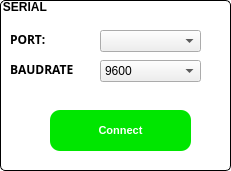
     <widget class="QGroupBox" name="groupBox">
      <property name="enabled">
       <bool>true</bool>
      </property>
      <property name="geometry">
       <rect>
        <x>40</x>
        <y>170</y>
        <width>231</width>
        <height>171</height>
       </rect>
      </property>
      <property name="font">
       <font>
        <pointsize>9</pointsize>
        <weight>75</weight>
        <bold>true</bold>
       </font>
      </property>
      <property name="mouseTracking">
       <bool>false</bool>
      </property>
      <property name="tabletTracking">
       <bool>false</bool>
      </property>
      <property name="acceptDrops">
       <bool>false</bool>
      </property>
      <property name="autoFillBackground">
       <bool>false</bool>
      </property>
      <property name="styleSheet">
       <string notr="true">QGroupBox::title {
    /* Khắc phục lỗi cú pháp: Màu chữ đen */
    color: rgb(0, 0, 0); 
    
    /* ĐẶT NỀN TIÊU ĐỀ TRONG SUỐT */
    background-color: transparent; 
    
    /* Các thuộc tính cần thiết để tiêu đề hiển thị đúng */
    subcontrol-origin: margin;
    subcontrol-position: top left; /* Vị trí tiêu đề (ví dụ: ở giữa trên) */
    padding: 0 1px; /* Đệm xung quanh chữ tiêu đề */
    font-weight: bold;
}

QGroupBox {
    /* Thiết lập khung GroupBox */
    border: 1px solid black;
    border-radius: 5px;
    margin-top: 1.3em; /* Rất quan trọng để chừa chỗ cho tiêu đề */
    background-color: white; /* Màu nền của GroupBox */
    padding: 5px; /* Thêm padding cho nội dung bên trong */
}</string>
      </property>
      <property name="title">
       <string>SERIAL </string>
      </property>
      <property name="flat">
       <bool>false</bool>
      </property>
      <property name="checkable">
       <bool>false</bool>
      </property>
      <widget class="QLabel" name="label_2">
       <property name="geometry">
        <rect>
         <x>10</x>
         <y>30</y>
         <width>94</width>
         <height>18</height>
        </rect>
       </property>
       <property name="font">
        <font>
         <family>Arial,sans-serif</family>
         <pointsize>-1</pointsize>
         <weight>75</weight>
         <bold>true</bold>
        </font>
       </property>
       <property name="styleSheet">
        <string notr="true">QLabel {
    /* 1. Màu chữ (Color) */
    color: #c000000; /* Màu đỏ đô (Hex code) */
    
    /* 2. Cỡ chữ (Font Size) */
    font-size: 12px; /* Kích thước 20 pixels */
    
    /* 3. In đậm (Font Weight) */
    font-weight: bold; /* Làm chữ in đậm */
    
    /* Các tùy chỉnh phông chữ khác (tùy chọn) */
    font-family: &quot;Arial&quot;, sans-serif; /* Đặt kiểu font */
    
    /* Các tùy chỉnh nền (tùy chọn) */
    background-color: transparent; /* Nền trong suốt (mặc định) */
    /* background-color: #fcfcfc; */ /* Nếu muốn có nền màu */
    
    /* Các tùy chỉnh đường viền (tùy chọn) */
    /* border: 1px solid #c0392b; */
    /* border-radius: 4px; */
    /* padding: 5px; */
}</string>
       </property>
       <property name="text">
        <string>PORT: </string>
       </property>
      </widget>
      <widget class="QComboBox" name="comboBox">
       <property name="geometry">
        <rect>
         <x>100</x>
         <y>30</y>
         <width>101</width>
         <height>22</height>
        </rect>
       </property>
       <property name="font">
        <font>
         <pointsize>9</pointsize>
         <weight>50</weight>
         <bold>false</bold>
        </font>
       </property>
      </widget>
      <widget class="QLabel" name="label_3">
       <property name="geometry">
        <rect>
         <x>10</x>
         <y>60</y>
         <width>94</width>
         <height>18</height>
        </rect>
       </property>
       <property name="font">
        <font>
         <family>Arial,sans-serif</family>
         <pointsize>-1</pointsize>
         <weight>75</weight>
         <bold>true</bold>
        </font>
       </property>
       <property name="styleSheet">
        <string notr="true">QLabel {
    /* 1. Màu chữ (Color) */
    color: #c000000; /* Màu đỏ đô (Hex code) */
    
    /* 2. Cỡ chữ (Font Size) */
    font-size: 12px; /* Kích thước 20 pixels */
    
    /* 3. In đậm (Font Weight) */
    font-weight: bold; /* Làm chữ in đậm */
    
    /* Các tùy chỉnh phông chữ khác (tùy chọn) */
    font-family: &quot;Arial&quot;, sans-serif; /* Đặt kiểu font */
    
    /* Các tùy chỉnh nền (tùy chọn) */
    background-color: transparent; /* Nền trong suốt (mặc định) */
    /* background-color: #fcfcfc; */ /* Nếu muốn có nền màu */
    
    /* Các tùy chỉnh đường viền (tùy chọn) */
    /* border: 1px solid #c0392b; */
    /* border-radius: 4px; */
    /* padding: 5px; */
}
</string>
       </property>
       <property name="text">
        <string>BAUDRATE</string>
       </property>
      </widget>
      <widget class="QComboBox" name="comboBox_3">
       <property name="geometry">
        <rect>
         <x>100</x>
         <y>60</y>
         <width>101</width>
         <height>22</height>
        </rect>
       </property>
       <property name="font">
        <font>
         <pointsize>9</pointsize>
         <weight>50</weight>
         <bold>false</bold>
        </font>
       </property>
       <item>
        <property name="text">
         <string>9600</string>
        </property>
       </item>
       <item>
        <property name="text">
         <string>115200</string>
        </property>
       </item>
      </widget>
      <widget class="QPushButton" name="pushButton">
       <property name="geometry">
        <rect>
         <x>50</x>
         <y>110</y>
         <width>141</width>
         <height>41</height>
        </rect>
       </property>
       <property name="font">
        <font>
         <pointsize>-1</pointsize>
         <weight>75</weight>
         <bold>true</bold>
        </font>
       </property>
       <property name="styleSheet">
        <string notr="true">QPushButton {
    /* Trạng thái mặc định */
    background-color: #00E600; /* Màu xanh lá cơ bản */
    color: white;
    border: none;
    padding: 4px 8px;
    border-radius: 10px;
    font-size: 11px;
    font-weight: bold;
    transition: background-color 0.3s ease; /* (Gợi ý: Dùng trong PySide/PyQt, có thể không thấy hiệu ứng trong Designer) */
}

QPushButton:hover {
    /* Khi di chuột qua (mouse hover) */
    background-color: #006600; /* Màu xanh dương đậm hơn */
    border: 2px solid #004085;
    cursor: pointer; /* Thay đổi con trỏ chuột (có thể không hoạt động trong Designer) */
}

QPushButton:pressed {
    /* Khi nút được nhấn xuống (mouse button pressed) */
    background-color: #006600; /* Màu xanh đậm nhất */
    padding-top: 14px; /* Tạo hiệu ứng &quot;nhấn xuống&quot; bằng cách thay đổi đệm */
    padding-bottom: 10px;
}

QPushButton:disabled {
    /* Khi nút bị vô hiệu hóa (disable) */
    background-color: #cccccc;
    color: #666666;
    border: 1px solid #999999;
}</string>
       </property>
       <property name="text">
        <string>Connect</string>
       </property>
      </widget>
     </widget>
